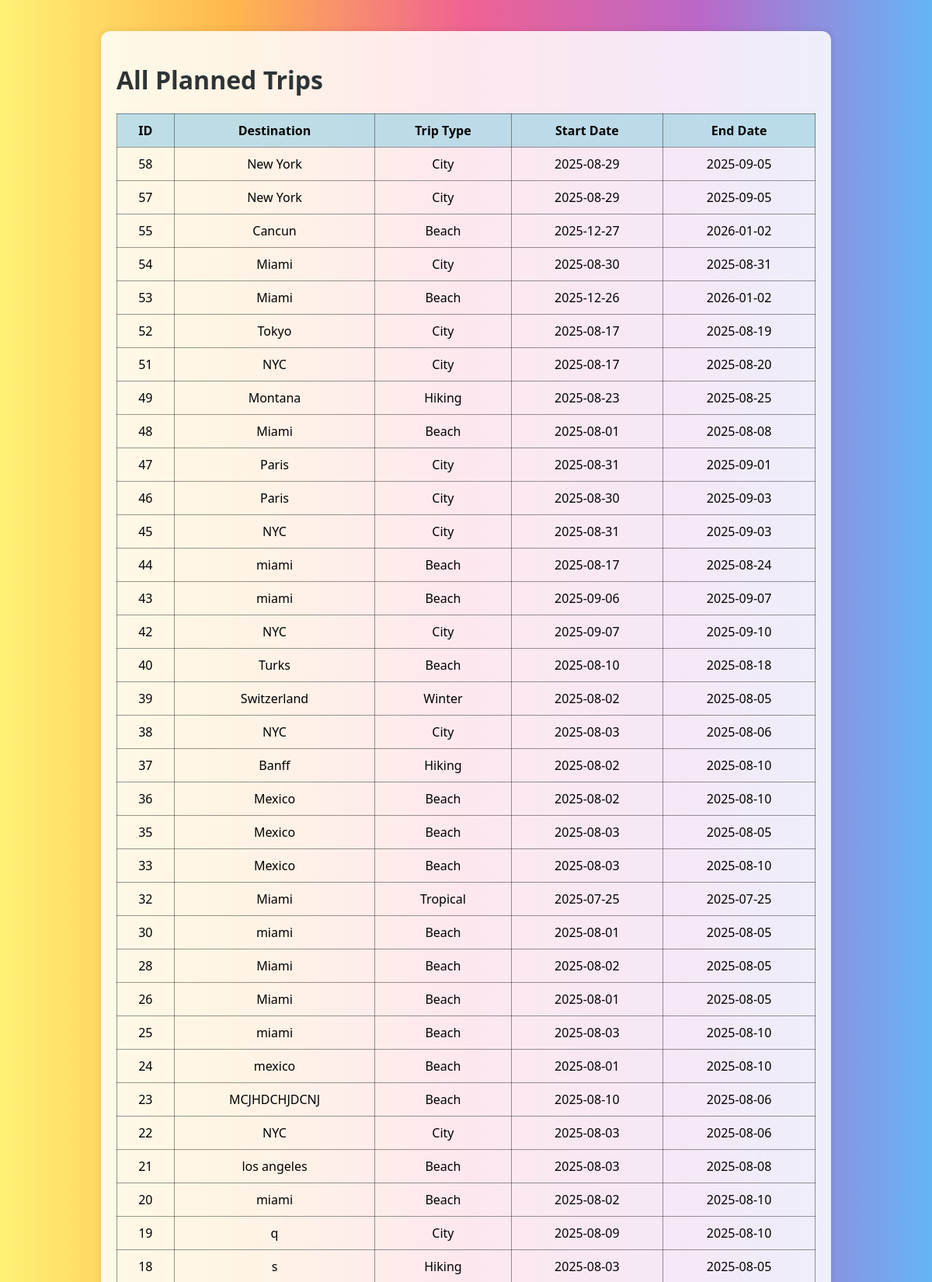
Screenshot of /viewTrips.php (upper part) with the database file from the repository.
### tables this page shows
CREATE TABLE `trips` (
  `id` int(11) NOT NULL,
  `destination` varchar(100) NOT NULL,
  `start_date` date NOT NULL,
  `end_date` date NOT NULL,
  `trip_type` varchar(50) NOT NULL,
  `user_id` int(11) DEFAULT NULL
);

### viewTrips.php (the view, shortened to what this page needs)
<?php
include 'includes/db.php';
$sql = "SELECT * FROM trips ORDER BY id DESC";
$result = $conn->query($sql);
?>
<!DOCTYPE html>
<html lang="en">
<head>
</head>
<body>
  <div class="container">
    <h1>All Planned Trips</h1>
    <?php if ($result->num_rows > 0): ?>
      <div class="table-responsive">
        <table class="trip-table">
          <tr>
            <th>ID</th>
            <th>Destination</th>
            <th>Trip Type</th>
            <th>Start Date</th>
            <th>End Date</th>
          </tr>
          <?php while($row = $result->fetch_assoc()): ?>
            <tr>
              <td><?= $row['id'] ?></td>
              <td><?= htmlspecialchars($row['destination']) ?></td>
              <td><?= htmlspecialchars($row['trip_type']) ?></td>
              <td><?= htmlspecialchars($row['start_date']) ?></td>
              <td><?= htmlspecialchars($row['end_date']) ?></td>
            </tr>
          <?php endwhile; ?>
        </table>
      </div>
    <?php else: ?>
      <p>No trips have been added yet.</p>
    <?php endif; ?>
  </div>
</body>
</html>

### rows the page displays
trips: id "58", destination "New York", trip_type "City", start_date "2025-08-29", end_date "2025-09-05"
trips: id "57", destination "New York", trip_type "City", start_date "2025-08-29", end_date "2025-09-05"
trips: id "55", destination "Cancun", trip_type "Beach", start_date "2025-12-27", end_date "2026-01-02"
trips: id "54", destination "Miami", trip_type "City", start_date "2025-08-30", end_date "2025-08-31"
trips: id "53", destination "Miami", trip_type "Beach", start_date "2025-12-26", end_date "2026-01-02"
trips: id "52", destination "Tokyo", trip_type "City", start_date "2025-08-17", end_date "2025-08-19"
trips: id "51", destination "NYC", trip_type "City", start_date "2025-08-17", end_date "2025-08-20"
trips: id "49", destination "Montana", trip_type "Hiking", start_date "2025-08-23", end_date "2025-08-25"
trips: id "48", destination "Miami", trip_type "Beach", start_date "2025-08-01", end_date "2025-08-08"
trips: id "47", destination "Paris", trip_type "City", start_date "2025-08-31", end_date "2025-09-01"
trips: id "46", destination "Paris", trip_type "City", start_date "2025-08-30", end_date "2025-09-03"
trips: id "45", destination "NYC", trip_type "City", start_date "2025-08-31", end_date "2025-09-03"
trips: id "44", destination "miami", trip_type "Beach", start_date "2025-08-17", end_date "2025-08-24"
trips: id "43", destination "miami", trip_type "Beach", start_date "2025-09-06", end_date "2025-09-07"
trips: id "42", destination "NYC", trip_type "City", start_date "2025-09-07", end_date "2025-09-10"
trips: id "40", destination "Turks", trip_type "Beach", start_date "2025-08-10", end_date "2025-08-18"
trips: id "39", destination "Switzerland", trip_type "Winter", start_date "2025-08-02", end_date "2025-08-05"
trips: id "38", destination "NYC", trip_type "City", start_date "2025-08-03", end_date "2025-08-06"
trips: id "37", destination "Banff", trip_type "Hiking", start_date "2025-08-02", end_date "2025-08-10"
trips: id "36", destination "Mexico", trip_type "Beach", start_date "2025-08-02", end_date "2025-08-10"
trips: id "35", destination "Mexico", trip_type "Beach", start_date "2025-08-03", end_date "2025-08-05"
trips: id "33", destination "Mexico", trip_type "Beach", start_date "2025-08-03", end_date "2025-08-10"
trips: id "32", destination "Miami", trip_type "Tropical", start_date "2025-07-25", end_date "2025-07-25"
trips: id "30", destination "miami", trip_type "Beach", start_date "2025-08-01", end_date "2025-08-05"
trips: id "28", destination "Miami", trip_type "Beach", start_date "2025-08-02", end_date "2025-08-05"
trips: id "26", destination "Miami", trip_type "Beach", start_date "2025-08-01", end_date "2025-08-05"
trips: id "25", destination "miami", trip_type "Beach", start_date "2025-08-03", end_date "2025-08-10"
trips: id "24", destination "mexico", trip_type "Beach", start_date "2025-08-01", end_date "2025-08-10"
trips: id "23", destination "MCJHDCHJDCNJ", trip_type "Beach", start_date "2025-08-10", end_date "2025-08-06"
trips: id "22", destination "NYC", trip_type "City", start_date "2025-08-03", end_date "2025-08-06"
trips: id "21", destination "los angeles", trip_type "Beach", start_date "2025-08-03", end_date "2025-08-08"
trips: id "20", destination "miami", trip_type "Beach", start_date "2025-08-02", end_date "2025-08-10"
trips: id "19", destination "q", trip_type "City", start_date "2025-08-09", end_date "2025-08-10"
trips: id "18", destination "s", trip_type "Hiking", start_date "2025-08-03", end_date "2025-08-05"
